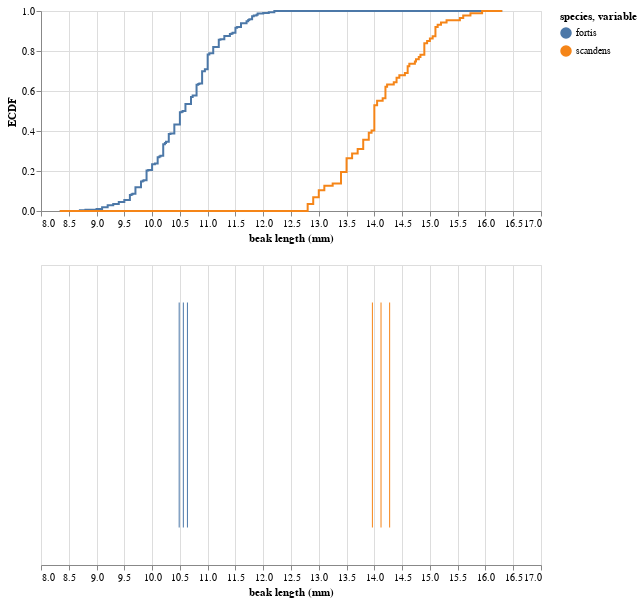

The cell this chart's notebook holds for it:
### Code cell
sum_ticks = alt.Chart(bs_depth_summary, width=500
                ).mark_tick(opacity=1
                ).encode(
                    x=alt.X('value:Q', title='beak length (mm)', scale=alt.Scale(domain=[8,17])),
                    color='variable'
                )
#line = alt.Chart().mark_rule().encode(x=8, x2=17)


alt.layer(formal_ecdf, bs_ecdf_fortis, bs_ecdf_scandens).properties(height=200, width=500) & sum_ticks

### Figure 1 — Vega-Lite specification as saved in the notebook (floating-point values rounded to 4 significant figures; data arrays with more than 128 entries replaced by an {"elided": "..."} marker saying what was removed)
{"$schema": "https://vega.github.io/schema/vega-lite/v2.4.3.json", "config": {"view": {"height": 300, "width": 400}}, "vconcat": [{"height": 200, "layer": [{"data": {"values": {"elided": "806 records"}}, "encoding": {"color": {"field": "species", "type": "nominal"}, "order": {"field": "beak length (mm)", "type": "quantitative"}, "x": {"field": "beak length (mm)", "type": "quantitative"}, "y": {"field": "ECDF", "type": "quantitative"}}, "mark": "line"}, {"data": {"values": [{"beak length (mm)": 8.7, "bs ecdf max": 0.01923, "bs ecdf min": 0.003205}, {"beak length (mm)": 8.8, "bs ecdf max": 0.02885, "bs ecdf min": 0.003205}, {"beak length (mm)": 9, "bs ecdf max": 0.03526, "bs ecdf min": 0.003205}, {"beak length (mm)": 9.1, "bs ecdf max": 0.0609, "bs ecdf min": 0.003205}, {"beak length (mm)": 9.2, "bs ecdf max": 0.07051, "bs ecdf min": 0.003205}, {"beak length (mm)": 9.3, "bs ecdf max": 0.08333, "bs ecdf min": 0.003205}, {"beak length (mm)": 9.4, "bs ecdf max": 0.09295, "bs ecdf min": 0.00641}, {"beak length (mm)": 9.5, "bs ecdf max": 0.1058, "bs ecdf min": 0.01282}, {"beak length (mm)": 9.6, "bs ecdf max": 0.1506, "bs ecdf min": 0.01603}, {"beak length (mm)": 9.63, "bs ecdf max": 0.1474, "bs ecdf min": 0.03846}, {"beak length (mm)": 9.65, "bs ecdf max": 0.1538, "bs ecdf min": 0.03526}, {"beak length (mm)": 9.7, "bs ecdf max": 0.1923, "bs ecdf min": 0.03846}, {"beak length (mm)": 9.8, "bs ecdf max": 0.2372, "bs ecdf min": 0.05769}, {"beak length (mm)": 9.83, "bs ecdf max": 0.2404, "bs ecdf min": 0.08333}, {"beak length (mm)": 9.85, "bs ecdf max": 0.2436, "bs ecdf min": 0.07051}, {"beak length (mm)": 9.9, "bs ecdf max": 0.3045, "bs ecdf min": 0.08013}, {"beak length (mm)": 9.93, "bs ecdf max": 0.2949, "bs ecdf min": 0.1122}, {"beak length (mm)": 10, "bs ecdf max": 0.3269, "bs ecdf min": 0.1154}, {"beak length (mm)": 10.05, "bs ecdf max": 0.3301, "bs ecdf min": 0.1506}, {"beak length (mm)": 10.1, "bs ecdf max": 0.375, "bs ecdf min": 0.1474}, {"beak length (mm)": 10.13, "bs ecdf max": 0.3782, "bs ecdf min": 0.1859}, {"beak length (mm)": 10.15, "bs ecdf max": 0.3718, "bs ecdf min": 0.1827}, {"beak length (mm)": 10.2, "bs ecdf max": 0.4391, "bs ecdf min": 0.1859}, {"beak length (mm)": 10.23, "bs ecdf max": 0.4551, "bs ecdf min": 0.2404}, {"beak length (mm)": 10.25, "bs ecdf max": 0.4583, "bs ecdf min": 0.2532}, {"beak length (mm)": 10.3, "bs ecdf max": 0.5, "bs ecdf min": 0.2596}, {"beak length (mm)": 10.33, "bs ecdf max": 0.5032, "bs ecdf min": 0.2949}, {"beak length (mm)": 10.4, "bs ecdf max": 0.5513, "bs ecdf min": 0.2917}, {"beak length (mm)": 10.5, "bs ecdf max": 0.5962, "bs ecdf min": 0.3429}, {"beak length (mm)": 10.53, "bs ecdf max": 0.5994, "bs ecdf min": 0.3942}, {"beak length (mm)": 10.55, "bs ecdf max": 0.6058, "bs ecdf min": 0.4071}, {"beak length (mm)": 10.6, "bs ecdf max": 0.6474, "bs ecdf min": 0.4006}, {"beak length (mm)": 10.7, "bs ecdf max": 0.7019, "bs ecdf min": 0.4295}, {"beak length (mm)": 10.73, "bs ecdf max": 0.7083, "bs ecdf min": 0.4679}, {"beak length (mm)": 10.8, "bs ecdf max": 0.7436, "bs ecdf min": 0.4776}, {"beak length (mm)": 10.83, "bs ecdf max": 0.7468, "bs ecdf min": 0.5353}, {"beak length (mm)": 10.85, "bs ecdf max": 0.7372, "bs ecdf min": 0.5385}, {"beak length (mm)": 10.9, "bs ecdf max": 0.7981, "bs ecdf min": 0.5449}, {"beak length (mm)": 10.95, "bs ecdf max": 0.8013, "bs ecdf min": 0.5994}, {"beak length (mm)": 11, "bs ecdf max": 0.875, "bs ecdf min": 0.6186}, {"beak length (mm)": 11.03, "bs ecdf max": 0.8814, "bs ecdf min": 0.6891}, {"beak length (mm)": 11.1, "bs ecdf max": 0.9071, "bs ecdf min": 0.7019}, {"beak length (mm)": 11.2, "bs ecdf max": 0.9327, "bs ecdf min": 0.7436}, {"beak length (mm)": 11.23, "bs ecdf max": 0.9263, "bs ecdf min": 0.7788}, {"beak length (mm)": 11.3, "bs ecdf max": 0.9455, "bs ecdf min": 0.7821}, {"beak length (mm)": 11.4, "bs ecdf max": 0.9519, "bs ecdf min": 0.7981}, {"beak length (mm)": 11.43, "bs ecdf max": 0.9519, "bs ecdf min": 0.8045}, {"beak length (mm)": 11.45, "bs ecdf max": 0.9551, "bs ecdf min": 0.8077}, {"beak length (mm)": 11.5, "bs ecdf max": 0.9744, "bs ecdf min": 0.8141}, {"beak length (mm)": 11.53, "bs ecdf max": 0.9679, "bs ecdf min": 0.8365}, {"beak length (mm)": 11.6, "bs ecdf max": 0.9808, "bs ecdf min": 0.8429}, {"beak length (mm)": 11.7, "bs ecdf max": 0.9872, "bs ecdf min": 0.8814}, {"beak length (mm)": 11.73, "bs ecdf max": 0.9904, "bs ecdf min": 0.891}, {"beak length (mm)": 11.75, "bs ecdf max": 0.9936, "bs ecdf min": 0.9006}, {"beak length (mm)": 11.8, "bs ecdf max": 1, "bs ecdf min": 0.9103}, {"beak length (mm)": 11.83, "bs ecdf max": 1, "bs ecdf min": 0.9359}, {"beak length (mm)": 11.88, "bs ecdf max": 1, "bs ecdf min": 0.9455}, {"beak length (mm)": 11.9, "bs ecdf max": 1, "bs ecdf min": 0.9519}, {"beak length (mm)": 12, "bs ecdf max": 1, "bs ecdf min": 0.9583}, {"beak length (mm)": 12.1, "bs ecdf max": 1, "bs ecdf min": 0.9712}, {"beak length (mm)": 12.2, "bs ecdf max": 1, "bs ecdf min": 0.9712}]}, "encoding": {"order": {"field": "beak length (mm)", "type": "quantitative"}, "x": {"field": "beak length (mm)", "type": "quantitative"}, "y": {"field": "bs ecdf min", "title": "ECDF", "type": "quantitative"}, "y2": {"field": "bs ecdf max", "title": "ECDF", "type": "quantitative"}}, "mark": {"opacity": 0.3, "type": "area"}}, {"data": {"values": [{"beak length (mm)": 12.8, "bs ecdf max": 0.1264, "bs ecdf min": 0.01149}, {"beak length (mm)": 12.9, "bs ecdf max": 0.2069, "bs ecdf min": 0.01149}, {"beak length (mm)": 13, "bs ecdf max": 0.2644, "bs ecdf min": 0.01149}, {"beak length (mm)": 13.1, "bs ecdf max": 0.3103, "bs ecdf min": 0.02299}, {"beak length (mm)": 13.25, "bs ecdf max": 0.2759, "bs ecdf min": 0.03448}, {"beak length (mm)": 13.4, "bs ecdf max": 0.3563, "bs ecdf min": 0.03448}, {"beak length (mm)": 13.5, "bs ecdf max": 0.4483, "bs ecdf min": 0.06897}, {"beak length (mm)": 13.6, "bs ecdf max": 0.4828, "bs ecdf min": 0.1264}, {"beak length (mm)": 13.7, "bs ecdf max": 0.5172, "bs ecdf min": 0.1379}, {"beak length (mm)": 13.8, "bs ecdf max": 0.5747, "bs ecdf min": 0.1494}, {"beak length (mm)": 13.9, "bs ecdf max": 0.5977, "bs ecdf min": 0.1609}, {"beak length (mm)": 13.95, "bs ecdf max": 0.5977, "bs ecdf min": 0.1839}, {"beak length (mm)": 14, "bs ecdf max": 0.7356, "bs ecdf min": 0.1954}, {"beak length (mm)": 14.05, "bs ecdf max": 0.7356, "bs ecdf min": 0.2874}, {"beak length (mm)": 14.15, "bs ecdf max": 0.7471, "bs ecdf min": 0.3448}, {"beak length (mm)": 14.2, "bs ecdf max": 0.7931, "bs ecdf min": 0.3793}, {"beak length (mm)": 14.23, "bs ecdf max": 0.8046, "bs ecdf min": 0.4483}, {"beak length (mm)": 14.35, "bs ecdf max": 0.8161, "bs ecdf min": 0.4598}, {"beak length (mm)": 14.4, "bs ecdf max": 0.8391, "bs ecdf min": 0.4598}, {"beak length (mm)": 14.45, "bs ecdf max": 0.8506, "bs ecdf min": 0.4943}, {"beak length (mm)": 14.55, "bs ecdf max": 0.8506, "bs ecdf min": 0.5172}, {"beak length (mm)": 14.6, "bs ecdf max": 0.8851, "bs ecdf min": 0.4828}, {"beak length (mm)": 14.63, "bs ecdf max": 0.8851, "bs ecdf min": 0.5517}, {"beak length (mm)": 14.73, "bs ecdf max": 0.8966, "bs ecdf min": 0.5632}, {"beak length (mm)": 14.75, "bs ecdf max": 0.8966, "bs ecdf min": 0.5862}, {"beak length (mm)": 14.8, "bs ecdf max": 0.908, "bs ecdf min": 0.5977}, {"beak length (mm)": 14.83, "bs ecdf max": 0.9195, "bs ecdf min": 0.6092}, {"beak length (mm)": 14.9, "bs ecdf max": 0.9655, "bs ecdf min": 0.6207}, {"beak length (mm)": 14.95, "bs ecdf max": 0.977, "bs ecdf min": 0.7011}, {"beak length (mm)": 15, "bs ecdf max": 0.9885, "bs ecdf min": 0.6897}, {"beak length (mm)": 15.05, "bs ecdf max": 0.9885, "bs ecdf min": 0.7126}, {"beak length (mm)": 15.1, "bs ecdf max": 1, "bs ecdf min": 0.7356}, {"beak length (mm)": 15.14, "bs ecdf max": 1, "bs ecdf min": 0.7931}, {"beak length (mm)": 15.2, "bs ecdf max": 1, "bs ecdf min": 0.8161}, {"beak length (mm)": 15.3, "bs ecdf max": 1, "bs ecdf min": 0.8276}, {"beak length (mm)": 15.54, "bs ecdf max": 1, "bs ecdf min": 0.8506}, {"beak length (mm)": 15.6, "bs ecdf max": 1, "bs ecdf min": 0.8851}, {"beak length (mm)": 15.73, "bs ecdf max": 1, "bs ecdf min": 0.908}, {"beak length (mm)": 15.94, "bs ecdf max": 1, "bs ecdf min": 0.931}]}, "encoding": {"order": {"field": "beak length (mm)", "type": "quantitative"}, "x": {"field": "beak length (mm)", "type": "quantitative"}, "y": {"field": "bs ecdf min", "title": "ECDF", "type": "quantitative"}, "y2": {"field": "bs ecdf max", "title": "ECDF", "type": "quantitative"}}, "mark": {"color": "orange", "opacity": 0.3, "type": "area"}}], "width": 500}, {"data": {"values": [{"value": 10.49, "variable": "fortis"}, {"value": 10.56, "variable": "fortis"}, {"value": 10.64, "variable": "fortis"}, {"value": 13.97, "variable": "scandens"}, {"value": 14.12, "variable": "scandens"}, {"value": 14.28, "variable": "scandens"}]}, "encoding": {"color": {"field": "variable", "type": "nominal"}, "x": {"field": "value", "scale": {"domain": [8, 17]}, "title": "beak length (mm)", "type": "quantitative"}}, "mark": {"opacity": 1, "type": "tick"}, "width": 500}]}
